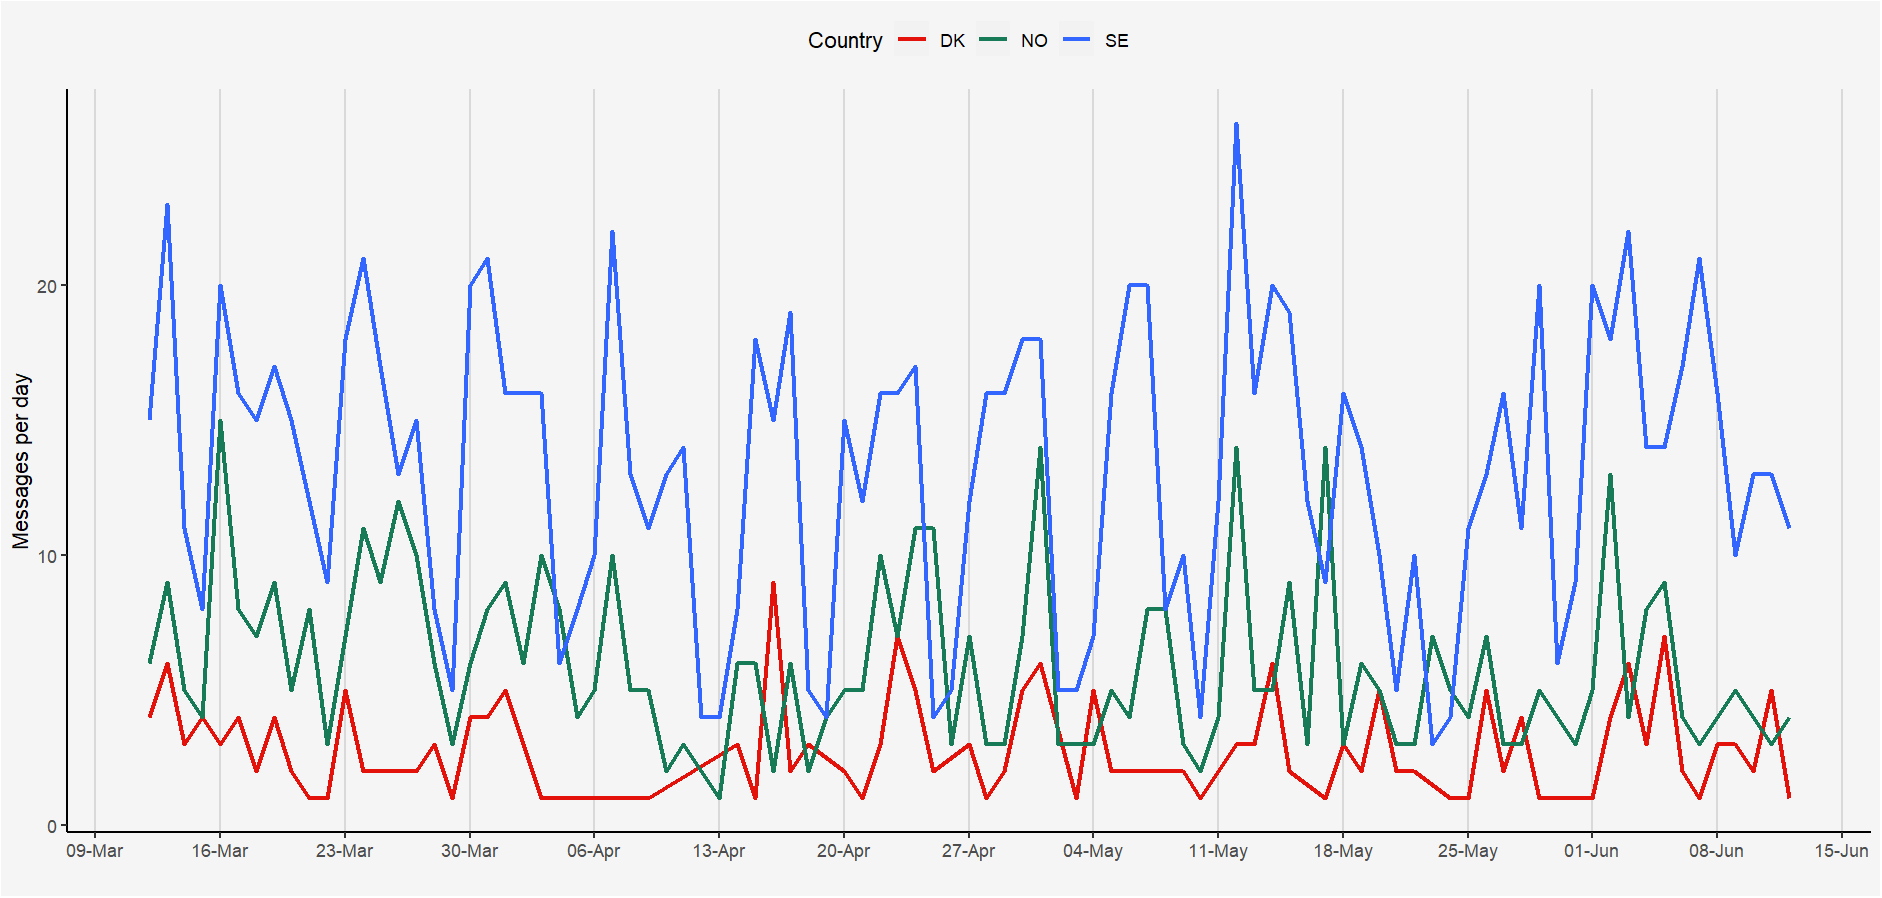

Reproduce this figure in R.

# Load packages 
library(tidyverse)
library(readxl)
library(lubridate)
library(scales)

# Load data
instagram <- read_xlsx("C:/Users/roja006/Downloads/instagram_politik.xlsx")

# Wrangle data
instagram <- 
  instagram %>% 
  janitor::clean_names()

# Create a country variable 
instagram <- instagram %>% 
  mutate(country = if_else(str_detect(file_name, "NO"), "NO", 
                           if_else(str_detect(file_name, "DK"), "DK", 
                                   if_else(str_detect(file_name, "SE"), "SE", NA_character_))))

# Filter dates
instagram <- 
  instagram %>% 
  filter(post_created_date > "2020-03-12" & post_created_date < "2020-06-13")

# Raw count 
instagram <- 
  instagram %>%
  filter(!is.na(country)) %>% 
  group_by(post_created_date, country) %>% 
  summarise(across(everything()), n = n())

# Save data 
write_csv2(instagram, file = "initial_month_pandemic_instagram.csv")

# Plot colors 
custom_colors <- c("#E3120B", "#177b57", "#3366FF")

# post_created_date to date format 
raw_count$post_created_date <- as.Date(raw_count$post_created_date, format = "%Y-%m-%d")

# Plot 
raw_count %>% 
  ggplot(aes(x = post_created_date, y = n, color = country)) + 
  geom_line(size = 1) +
  scale_color_manual(values = custom_colors) +
  scale_x_date(date_breaks = "1 week", date_labels = "%d-%b") + 
  labs(
    x = "", 
    y = "Messages per day", 
    color = "Country"
  ) + 
  theme(axis.line.y = element_line(),
        axis.ticks.y = element_line(), 
        axis.line.x = element_line(), 
        axis.ticks.x = element_line(), 
        panel.grid.major.y = element_blank(), 
        panel.grid.minor.y = element_blank(), 
        panel.grid.minor.x = element_blank(), 
        panel.grid.major.x = element_line(color = "#D9D9D9"),
        panel.background = element_rect(fill = "#F5F5F5"),
        plot.background = element_rect(fill = "#F5F5F5"), 
        plot.title = element_text(family = "Milo TE", size = 16, face = "bold", hjust = 0.5, vjust = 0), 
        plot.subtitle = element_text(family = "Milo TE", size = 10, hjust = 0, vjust = 0), 
        plot.caption = element_text(family = "Milo TE", size = 8, hjust = 0, vjust = 0), 
        legend.position = "top", 
        legend.justification = "center",
        legend.title.align = 0.5, 
        legend.background = element_rect(fill = "#F5F5F5")
  )
